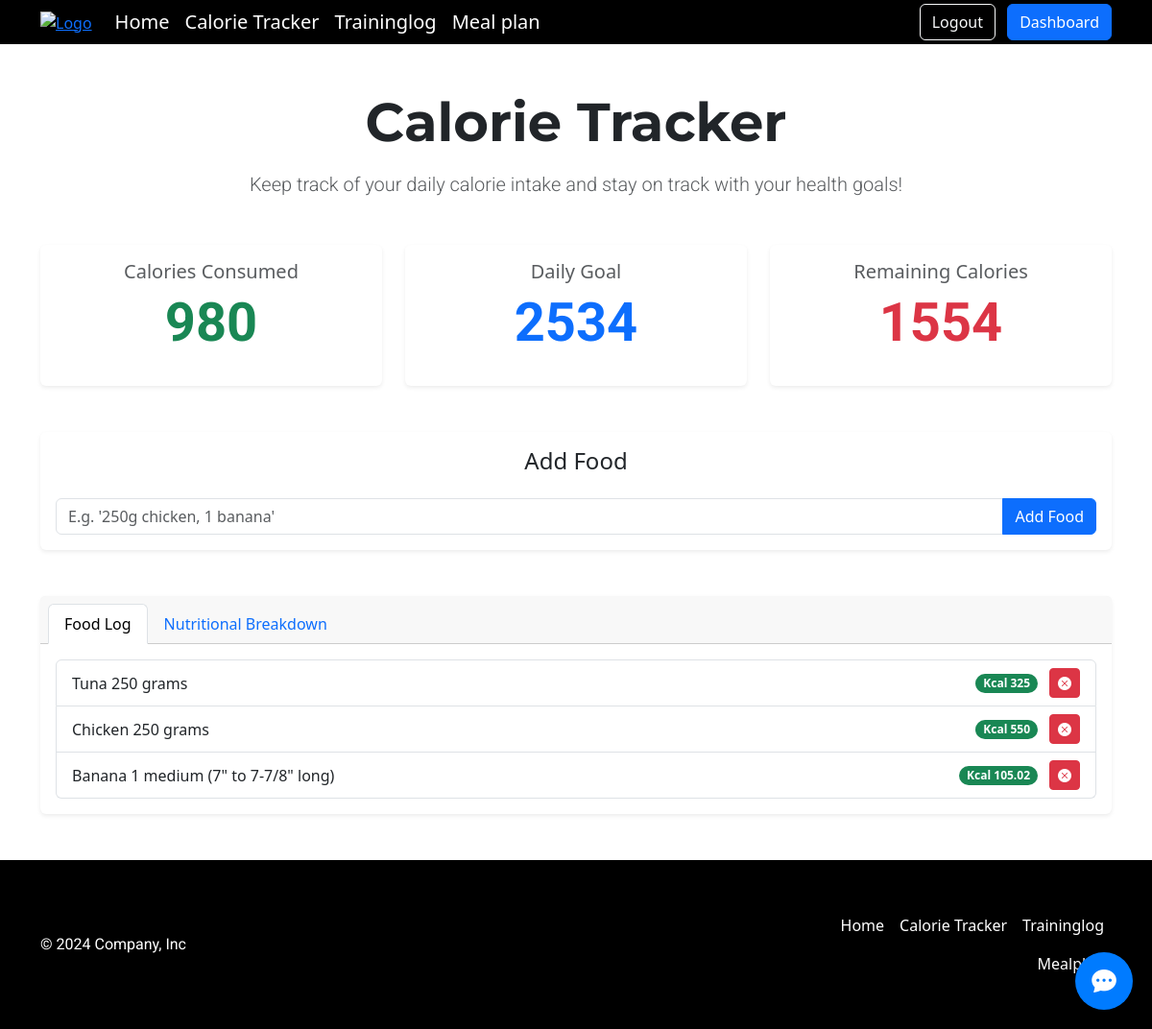
/calorietracker (signed in), run on an earlier commit of the app's database.
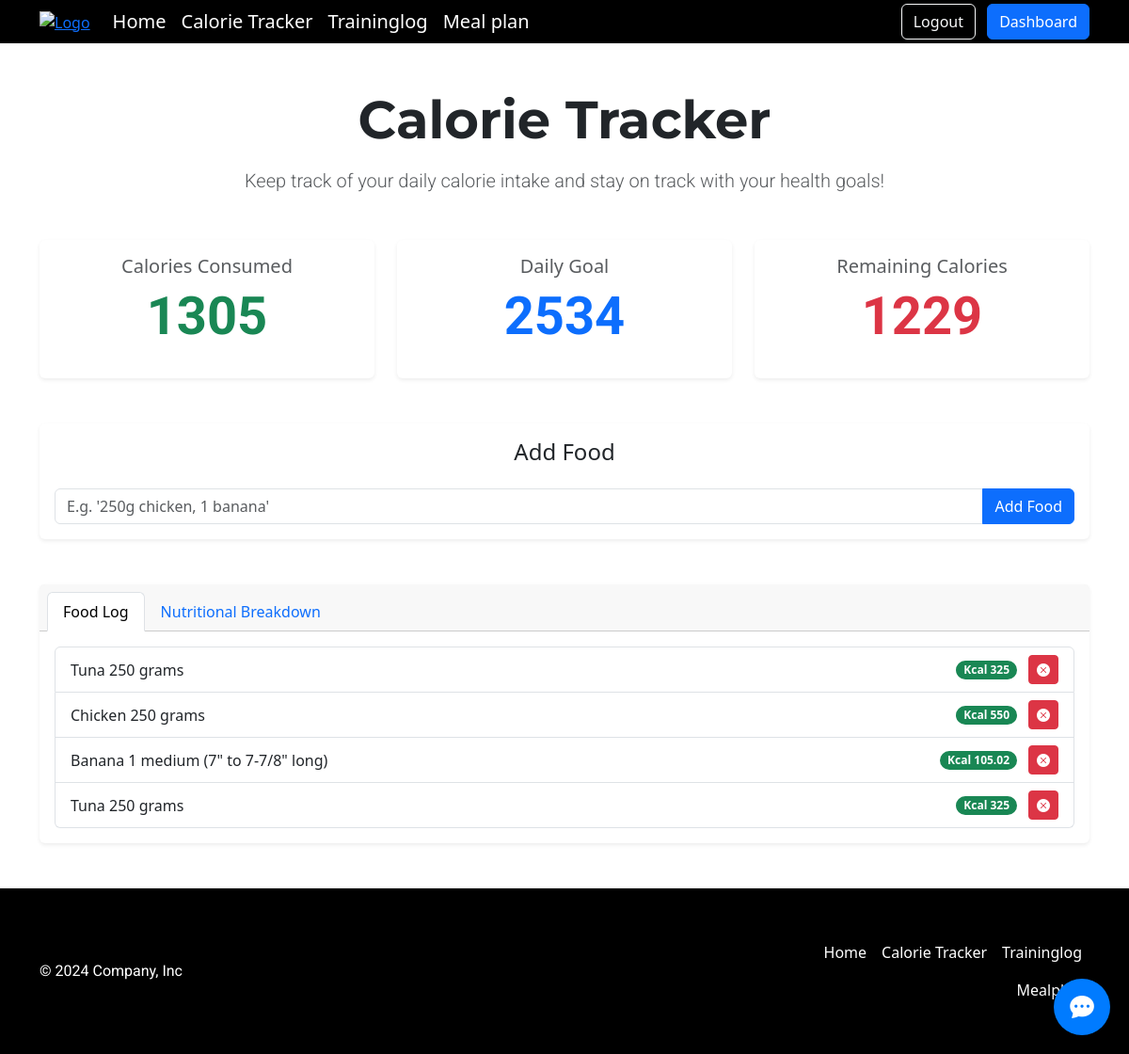
And on a later commit of the database.
### tables this page shows
CREATE TABLE food_log (
id INTEGER PRIMARY KEY AUTOINCREMENT,
user_id INTEGER NOT NULL,
food_name VARCHAR(255) NOT NULL,
serving_qty INTEGER NOT NULL,
serving_unit VARCHAR(50) NOT NULL,
calories INTEGER NOT NULL,
proteins INTEGER NOT NULL,
carbohydrates INTEGER NOT NULL,
fats INTEGER NOT NULL,
created_at TIMESTAMP DEFAULT CURRENT_TIMESTAMP,
FOREIGN KEY (user_id) REFERENCES users(id) ON DELETE CASCADE
);

### app.py (the view, shortened to what this page needs)
@app.route("/calorietracker", methods=["GET", "POST"])
@login_required
def calorietracker():
    user_id = session["user_id"]
    food_log = db.execute(
        """
        SELECT id, food_name, serving_qty, serving_unit, calories, proteins, carbohydrates, fats
        FROM food_log
        WHERE user_id = ? AND DATE(created_at) = DATE('now')
        """,
        user_id
    )
    def get_macros():
        return db.execute(
            """
            SELECT SUM(proteins) AS total_proteins,
                   SUM(carbohydrates) AS total_carbohydrates,
                   SUM(fats) AS total_fats,
                   SUM(calories) AS total_calories
            FROM food_log
            WHERE user_id = ? AND DATE(created_at) = DATE('now')
            """,
            user_id
        )[0]
    macros = get_macros()
    calorie_goal = db.execute("SELECT daily_calorie_goal FROM users WHERE id = ?", user_id)[0]["daily_calorie_goal"]
    total_consumed = macros["total_calories"] if macros["total_calories"] else 0
    remaining_calories = calorie_goal - total_consumed
    return render_template(
        "calorietracker.html",
        food_log=food_log,
        macros=macros,
        total_consumed=round(total_consumed),
        remaining_calories=round(remaining_calories),
        calorie_goal=round(calorie_goal)
    )

### app.py (called while the page is built)
def login_required(f):
    @wraps(f)
    def decorated_function(*args, **kwargs):
        if session.get("user_id") is None:
            return redirect("/login")
        return f(*args, **kwargs)
    return decorated_function

@app.after_request
def after_request(response):
    response.headers["Cache-Control"] = "no-cache, no-store, must-revalidate"
    response.headers["Expires"] = 0
    response.headers["Pragma"] = "no-cache"
    return response

### templates/calorietracker.html (shortened to what this page needs)
{% extends "layout.html" %}
{% block main %}
<div class="container my-5 text-center">
    <h1 class="display-4 mb-3 fw-bold">Calorie Tracker</h1>
    <p class="lead text-muted">Keep track of your daily calorie intake and stay on track with your health goals!</p>
</div>
<div class="container my-5">
    <div class="row g-4 text-center">
        <div class="col-md-4">
            <div class="card shadow-sm border-0 h-100">
                <div class="card-body">
                    <h5 class="card-title text-muted">Calories Consumed</h5>
                    <p class="display-4 text-success fw-bold">{{ total_consumed }}</p>
                </div>
            </div>
        </div>
        <div class="col-md-4">
            <div class="card shadow-sm border-0 h-100">
                <div class="card-body">
                    <h5 class="card-title text-muted">Daily Goal</h5>
                    <p class="display-4 text-primary fw-bold">{{ calorie_goal }}</p>
                </div>
            </div>
        </div>
        <div class="col-md-4">
            <div class="card shadow-sm border-0 h-100">
                <div class="card-body">
                    <h5 class="card-title text-muted">Remaining Calories</h5>
                    <p class="display-4 text-danger fw-bold">{{ remaining_calories }}</p>
                </div>
            </div>
        </div>
    </div>
</div>
<div class="container my-5">
    <div class="card shadow-sm border-0">
        <div class="card-body">
            <h4 class="card-title text-center mb-4">Add Food</h4>
            <form action="/calorietracker" method="post">
                <div class="input-group">
                    <input type="text" class="form-control" placeholder="E.g. '250g chicken, 1 banana'" aria-label="Food input" name="food" required>
                    <button class="btn btn-primary" type="submit">Add Food</button>
                </div>
            </form>
        </div>
    </div>
</div>
<div class="container my-5">
    <div class="card shadow-sm border-0">
        <div class="card-header">
            <ul class="nav nav-tabs card-header-tabs" id="foodLogTabs">
                <li class="nav-item">
                    <a class="nav-link active" id="food-log-tab" data-bs-toggle="tab" href="#food-log" role="tab">Food Log</a>
                </li>
                <li class="nav-item">
                    <a class="nav-link" id="nutrition-tab" data-bs-toggle="tab" href="#nutrition" role="tab">Nutritional Breakdown</a>
                </li>
            </ul>
        </div>
        <div class="card-body tab-content">
            <div class="tab-pane fade show active" id="food-log" role="tabpanel">
                <ul class="list-group">
                    {% for food in food_log %}
                        <li class="list-group-item d-flex justify-content-between align-items-center">
                            {{ food.food_name }} {{ food.serving_qty }} {{ food.serving_unit }}
                            <div>
                                <span class="badge bg-success rounded-pill me-2">Kcal {{ food.calories }}</span>
                                <form action="/calorietracker" method="post" style="display: inline;">
                                    <button class="btn btn-sm btn-danger" type="submit">
                                        <i class="bi bi-x-circle-fill"></i>
                                    </button>
                                </form>
                            </div>
                        </li>
                    {% endfor %}
                </ul>
            </div>
        </div>
    </div>
</div>
{% endblock %}

### templates/layout.html (shortened to what this page needs)
<!DOCTYPE html>
<html lang="en">
<head>
    <link href="https://cdn.jsdelivr.net/npm/bootstrap@5.3.3/dist/css/bootstrap.min.css"
          rel="stylesheet"
>
    <link href="/static/styles.css" rel="stylesheet">
    <link href="/static/chat.css" rel="stylesheet">
    <link href="https://cdn.jsdelivr.net/npm/bootstrap-icons/font/bootstrap-icons.css" rel="stylesheet">
</head>
<body class="d-flex flex-column min-vh-100">
    <header class="bg-black">
        <div class="container">
            <div class="d-flex flex-wrap align-items-center justify-content-between">
                <a href="/" class="me-3">
                    <img src="/static/logo-white.png" alt="Logo" class="img-fluid">
                </a>
                <div class="d-none d-lg-flex flex-grow-1">
                    {% if session["user_id"] %}
                        <ul class="nav me-auto mb-2 justify-content-center mb-md-0">
                            <li><a href="/" class="nav-link px-2 text-white fs-5">Home</a></li>
                            <li><a href="/calorietracker" class="nav-link px-2 text-white fs-5">Calorie Tracker</a></li>
                            <li><a href="/traininglog" class="nav-link px-2 text-white fs-5">Traininglog</a></li>
                            <li><a href="/mealplan" class="nav-link px-2 text-white fs-5">Meal plan</a></li>
                        </ul>
                    {% else %}
                        <ul class="nav me-auto mb-2 justify-content-center mb-md-0">
                            <li><a href="/" class="nav-link px-2 text-white fs-5">Home</a></li>
                        </ul>
                    {% endif %}
                </div>
                <div class="text-end d-none d-lg-block">
                    {% if session["user_id"] %}
                        <a href="/logout" class="btn btn-outline-light me-2">Logout</a>
                        <a href="/dashboard" class="btn btn-primary">Dashboard</a>
                    {% else %}
                        <a href="/login" class="btn btn-outline-light me-2">Login</a>
                        <a href="/register-part1" class="btn btn-primary">Sign up</a>
                    {% endif %}
                </div>
            </div>
        </div>
    </header>
    <main class="flex-grow-1">
        {% block main %}{% endblock %}
    </main>
    <footer class="bg-black text-white py-5 mt-auto">
        <div class="container">
            <div class="d-flex flex-wrap justify-content-between align-items-center">
                <p class="col-md-4 mb-0">© 2024 Company, Inc</p>
                <a href="/" class="col-md-4 d-flex align-items-center justify-content-center mb-3 mb-md-0 me-md-auto text-decoration-none">
                    <svg class="bi me-2" width="40" height="32"><use xlink:href="#bootstrap"></use></svg>
                </a>
                {% if session["user_id"] %}
                <ul class="nav col-md-4 justify-content-end">
                    <li class="nav-item"><a href="/" class="nav-link px-2 text-white">Home</a></li>
                    <li class="nav-item"><a href="/calorietracker" class="nav-link px-2 text-white">Calorie Tracker</a></li>
                    <li class="nav-item"><a href="/traininglog" class="nav-link px-2 text-white">Traininglog</a></li>
                    <li class="nav-item"><a href="/mealplan" class="nav-link px-2 text-white">Mealplan</a></li>
                </ul>
                {% endif %}
            </div>
        </div>
    </footer>
    {% include "chat_widget.html" %}
</body>
</html>

### templates/chat_widget.html (shortened to what this page needs)
<div id="chat-toggle">
    <i class="bi bi-chat-dots-fill"></i>
</div>

### static/styles.css (style rules this page uses)
h1, h2, h3 { font-family: 'Montserrat', sans-serif !important; }
p { font-family: 'Roboto', sans-serif !important; }
html, body { overflow-x: hidden; }
header a img { max-height: 150px; }

### static/chat.css (style rules this page uses)
#chat-toggle { position: fixed; right: 20px; bottom: 20px; width: 60px; height: 60px; background-color: #007bff; color: #fff; border-radius: 50%; box-shadow: 0 4px 12px rgba(0,0,0,0.3); cursor: pointer; z-index: 1100; transition: opacity 0.3s ease; display: flex; align-items: center; justify-content: center; font-size: 1.6rem; }
#chat-toggle i { margin: 0; font-size: 1.6rem; }

What changed in the data, as far as the page shows it:
added food_log: food_name "Tuna", serving_qty "250", serving_unit "grams", calories "325"
Also different on the page:
{{ total_consumed }}: "980" → "1305"
{{ remaining_calories }}: "1554" → "1229"
